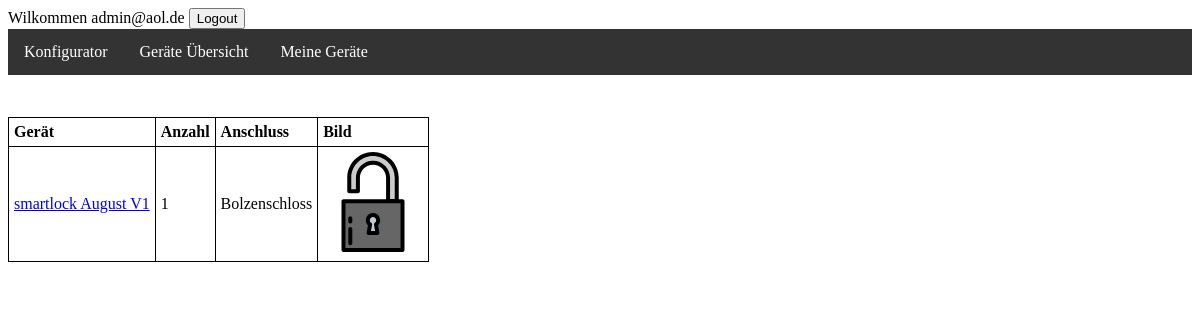
The page /configurator/configuration (signed in) on the database its author committed.
### users/models.py (models this page shows, shortened)
class CustomUser(AbstractBaseUser,PermissionsMixin):
    email = models.EmailField(
        verbose_name=_('email address'),
        max_length=255,
        unique=True,
        primary_key=True
    )
    class Language(models.TextChoices):
        ENGLISH_US = "en-us", _("English-US")
        ENGLISH_GB = "en-gb", _("English-GB")
        GERMAN = "de-de" , _("German-DE")
    language_choice = models.CharField(
        max_length=5,
        choices= Language.choices,
        default=Language.ENGLISH_US,
    )
    is_staff = models.BooleanField(default=False)
    is_superuser = models.BooleanField(default=False)
    is_active = models.BooleanField(default=True)
    USERNAME_FIELD = 'email'
    REQUIRED_FIELDS = []
    objects = CustomUserManager()

### smarthome/models.py (models this page shows, shortened)
class DeviceEntry(models.Model):
    id = models.AutoField(primary_key=True)
    room = models.ForeignKey("Room",on_delete=models.CASCADE)
    device = models.ForeignKey(Device,on_delete=models.CASCADE)
    connector = models.ForeignKey(Connector,on_delete=models.CASCADE)
    quantity = models.IntegerField()
    class Meta:
        constraints = [models.UniqueConstraint(fields=["room","device","connector","quantity"],name="unique_entry")]
        verbose_name = _("Device Entry")
        verbose_name_plural = _("Device Entries")

class Device(models.Model):
    id = models.AutoField(primary_key=True)
    name = models.CharField(max_length=200)
    image = models.FileField(upload_to='Device')
    connector = models.ManyToManyField(Connector)
    standard = models.ManyToManyField(Standard,blank=True)
    manufacturer = models.CharField(max_length=200)
    generation = models.CharField(max_length=10)
    compatible_device = models.ManyToManyField('self',verbose_name="Compatible with",blank=True)
    class Device_Category(models.TextChoices):
        SMART_LIGHTNING = "Smart_Lightning", _("Smart_Lightning")
        SMART_LOCK = "Smart_Lock" , _("Smart_Lock")
        VIRTUAL_ASSISTANT = "Virtual_Assistant", _("Virtual_Assistant")
    category = models.CharField(
        max_length=20,
        choices=Device_Category.choices
    )
    class Meta:
        verbose_name = _("Device")
        verbose_name_plural = _("Devices")
        constraints = [models.UniqueConstraint(fields=["name","manufacturer","generation"],name="unique_device")]
    def __str__(self):
        return self.name +" " + self.manufacturer + "  V" + self.generation

class Connector(models.Model):
    connector = models.CharField(max_length=30)
    def __str__(self):
        return self.connector
    class Meta:
        verbose_name = _("Connector")
        verbose_name_plural = _("Connectors")
        constraints = [models.UniqueConstraint(fields=["connector"],name="unique_connector")]

### configurator/views.py (the view)
# urls.py: path('configuration',views.configuration,name='smarthome_configurator'),
def configuration(request):
    l_tabledata = {}
    table_color = ""
    if request.user.is_authenticated:
        l_email = request.user.email
        l_rooms = Room.objects.filter(user=l_email).values()
        for room in l_rooms:
            l_tabledata[room["name"]] = []
            device_entries = DeviceEntry.objects.filter(room=room["id"])
            for device_entry in device_entries:
                if(Vulnerability.objects.filter(device_id=device_entry.device_id,patch_date__isnull=True).count() != 0):
                    table_color = "red-column"
                else:
                    table_color = "white-column"
                l_tabledata[room["name"]].append((device_entry,table_color))
    context =  {
        'table_informations': l_tabledata
        }
    template = loader.get_template('configurator/room_configurations.html')
    return HttpResponse(template.render(context, request))

### configurator/templates/configurator/room_configurations.html (shortened to what this page needs)
{% extends "base.html" %}
{% load i18n %}
{% block stylesheets %}
{% load static %}
<link rel="stylesheet" type="text/css" href="{% static 'configurator/configuration_style.css' %}">
{% endblock %}
{% block content %}
<br>
<div class="flex-container">
{% for room_name, table_data in table_informations.items %}
<div class="room">
<table>
    <tr>
        <th>{% translate "Device" %}</th>
        <th>{% translate "Quantity" %}</th>
        <th>{% translate "Connector" %}</th>
        <th>{% translate "Picture" %}</th>
      </tr>
    <tr>
{% for device_entry,color in table_data %}
<td class= "{{color}}" ><a href="{% url 'smarthome:devices'%}{{device_entry.device.name }}/">{{ device_entry.device }}</a></td>
<td class= "{{color}}">{{ device_entry.quantity }} </td>
<td class= "{{color}}">{{ device_entry.connector }} </td>
<td><img draggable="false" src="/media/{{ device_entry.device.image }}" width="100" height="100"></img></td>
</tr>
{% endfor %}
</table>
</div>
{% endfor %}
</div>
{% endblock %}

### templates/nav.html (shortened to what this page needs)
{% load i18n %}
{% if user.is_authenticated %}
{% translate "Welcome" %} {{ user.email }}
<form method="post" action="{% url 'account_logout' %}" id="logout_form">
    <button class="STYLE_ME" type="submit">Logout</button>
  </form>
{% endif %}
<ul>
    <li><a href="{% url 'configurator:index' %}">{% translate "Configurator" %}</a></li>
    <li><a href="{% url 'smarthome:devices' %}">{% translate "Device Overview" %}</a></li>
    <li><a href="{% url 'configurator:smarthome_configurator' %}">{% translate "My Devices" %}</a></li>
</ul>

### static/nav_style.css (style rules this page uses)
#logout_form { display:inline; margin:0px; padding:0px; }
ul { list-style-type: none; margin: 0; padding: 0; overflow: hidden; background-color: #333; }
li { float: left; }
li a { display: block; color: white; text-align: center; padding: 14px 16px; text-decoration: none; }

### configurator/static/configurator/configuration_style.css (style rules this page uses)
table, th, td { border: 1px solid black; border-collapse: collapse; }
th, td { padding: 5px; text-align: left; }
.flex-container { display: flex; flex-direction: row; flex-wrap: wrap; }
.room { padding-top: 2%; padding-right: 4%; }

### rows shown on the page
CustomUser: email "admin@aol.de"
DeviceEntry: device "smartlock August V1", quantity "1", connector "Bolzenschloss", device.image (picture)
